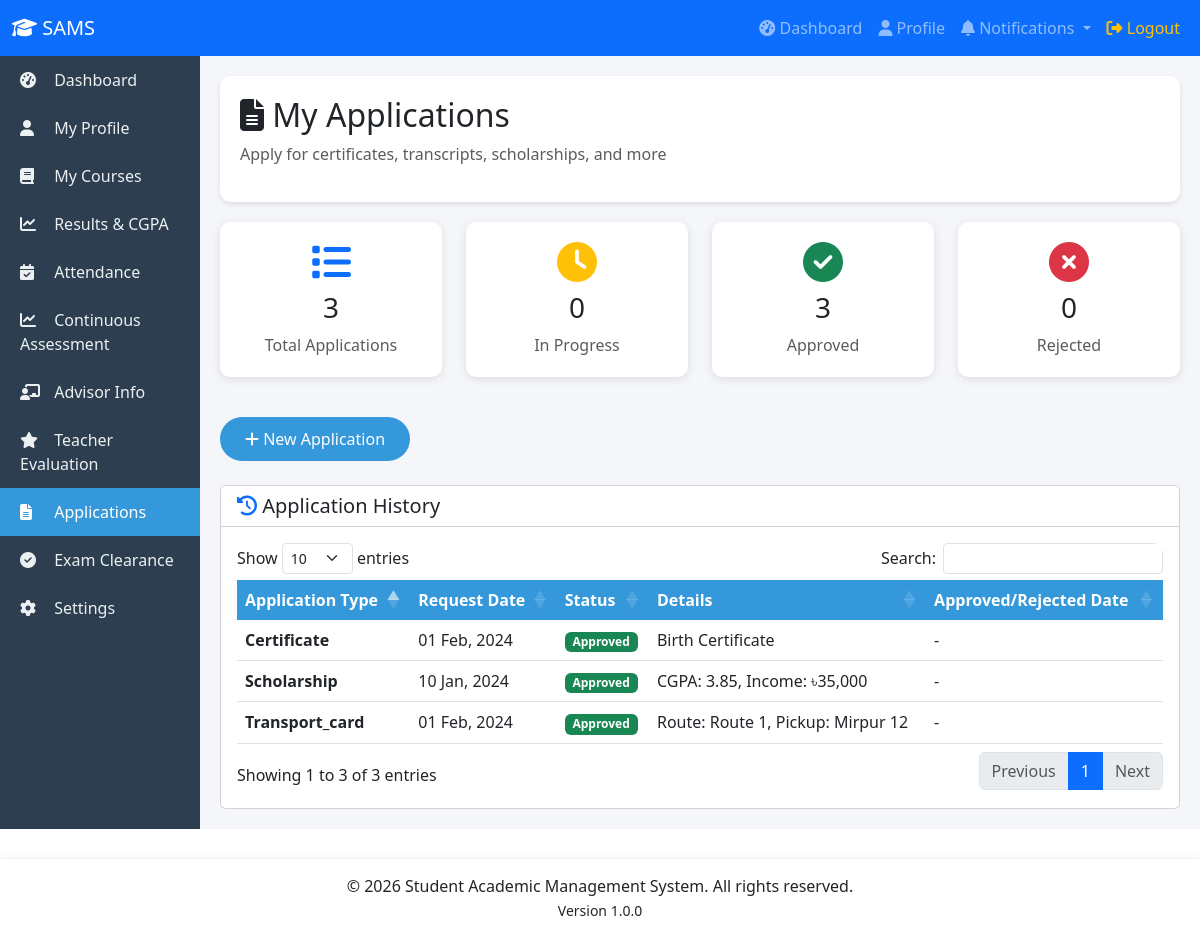
Screenshot of /student/applications.php (signed in) with the database file from the repository.
### tables this page shows
CREATE TABLE application (
    application_id INT AUTO_INCREMENT PRIMARY KEY,
    student_id INT NOT NULL,
    application_type VARCHAR(30) NOT NULL,
    request_date DATE DEFAULT CURRENT_DATE,
    status ENUM('pending', 'approved', 'rejected', 'processing') DEFAULT 'pending',
    approved_date DATE,
    rejection_reason TEXT,
    
     
    certificate_type VARCHAR(50),
    
     
    copies INT DEFAULT 1,
    
     
    cgpa DECIMAL(3,2),
    family_income DECIMAL(10,2),
    
     
    route VARCHAR(50),
    pickup_point VARCHAR(50),
    
     
    graduation_year YEAR,
    
     
    laptop_application_date DATE,
    
     
    extra_notes TEXT,
    
    created_at TIMESTAMP DEFAULT CURRENT_TIMESTAMP,
    updated_at TIMESTAMP DEFAULT CURRENT_TIMESTAMP ON UPDATE CURRENT_TIMESTAMP,
    
    CONSTRAINT chk_application_type CHECK (application_type IN (
        'certificate', 'transcript', 'scholarship', 'laptop', 'transport_card', 'convocation'
    )),
    
    FOREIGN KEY (student_id) REFERENCES student(student_id) ON DELETE CASCADE ON UPDATE CASCADE,
    
    INDEX idx_application_student (student_id),
    INDEX idx_application_type (application_type),
    INDEX idx_application_status (status),
    INDEX idx_application_cgpa (cgpa)
);

### config/database.php (called while the page is built, shortened)
<?php
class Database {
    private static $instance = null;
    private $pdo;
    private function __construct() {
        try {
            $this->pdo = new PDO(
                "mysql:host=" . DB_HOST . ";dbname=" . DB_NAME . ";charset=utf8mb4",
                DB_USER,
                DB_PASS,
                [
                    PDO::ATTR_ERRMODE => PDO::ERRMODE_EXCEPTION,
                    PDO::ATTR_DEFAULT_FETCH_MODE => PDO::FETCH_ASSOC,
                    PDO::ATTR_EMULATE_PREPARES => false
                ]
            );
        } catch(PDOException $e) {
            die("Database Connection Failed: " . $e->getMessage());
        }
    }
    public static function getInstance() {
        if (self::$instance === null) {
            self::$instance = new Database();
        }
        return self::$instance;
    }
    public function getConnection() {
        return $this->pdo;
    }
}
function dbQuery($sql, $params = []) {
    $db = Database::getInstance()->getConnection();
    $stmt = $db->prepare($sql);
    $stmt->execute($params);
    return $stmt;
}
function dbGetAll($sql, $params = []) {
    $stmt = dbQuery($sql, $params);
    return $stmt->fetchAll();
}
?>

### student/applications.php (the view, shortened to what this page needs)
<?php
$student_id = $_SESSION['user_id'];
$applications = dbGetAll("
    SELECT * FROM application
    WHERE student_id = ?
    ORDER BY created_at DESC
", [$student_id]);
$stats = [
    'total' => count($applications),
    'pending' => 0,
    'approved' => 0,
    'rejected' => 0,
    'processing' => 0
];
foreach ($applications as $app) {
    switch ($app['status']) {
        case 'approved': $stats['approved']++; break;
    }
}
?>
<?php include '../includes/header.php'; ?>
<div class="page-header">
    <h2><i class="fas fa-file-alt"></i> My Applications</h2>
    <p class="text-muted">Apply for certificates, transcripts, scholarships, and more</p>
</div>
<div class="row mb-4">
    <div class="col-md-3 mb-3">
        <div class="stat-card text-center">
            <i class="fas fa-list fa-2x text-primary"></i>
            <h3 class="mt-2"><?php echo $stats['total']; ?></h3>
            <p class="text-muted mb-0">Total Applications</p>
        </div>
    </div>
    <div class="col-md-3 mb-3">
        <div class="stat-card text-center">
            <i class="fas fa-clock fa-2x text-warning"></i>
            <h3 class="mt-2"><?php echo $stats['pending'] + $stats['processing']; ?></h3>
            <p class="text-muted mb-0">In Progress</p>
        </div>
    </div>
    <div class="col-md-3 mb-3">
        <div class="stat-card text-center">
            <i class="fas fa-check-circle fa-2x text-success"></i>
            <h3 class="mt-2"><?php echo $stats['approved']; ?></h3>
            <p class="text-muted mb-0">Approved</p>
        </div>
    </div>
    <div class="col-md-3 mb-3">
        <div class="stat-card text-center">
            <i class="fas fa-times-circle fa-2x text-danger"></i>
            <h3 class="mt-2"><?php echo $stats['rejected']; ?></h3>
            <p class="text-muted mb-0">Rejected</p>
        </div>
    </div>
</div>
<div class="mb-4">
    <button type="button" class="btn btn-primary" data-bs-toggle="modal" data-bs-target="#newApplicationModal">
        <i class="fas fa-plus"></i> New Application
    </button>
</div>
<div class="card">
    <div class="card-header bg-white">
        <h5 class="mb-0"><i class="fas fa-history text-primary"></i> Application History</h5>
    </div>
    <div class="card-body">
        <?php if (empty($applications)): ?>
            <div class="alert alert-info text-center">
                <i class="fas fa-info-circle fa-2x mb-2 d-block"></i>
                <p class="mb-0">You haven't submitted any applications yet.</p>
            </div>
        <?php else: ?>
            <div class="table-responsive">
                <table class="table table-hover datatable">
                    <thead>
                        <tr>
                            <th>Application Type</th>
                            <th>Request Date</th>
                            <th>Status</th>
                            <th>Details</th>
                            <th>Approved/Rejected Date</th>
                        </tr>
                    </thead>
                    <tbody>
                        <?php foreach ($applications as $app): ?>
                        <tr>
                            <td><strong><?php echo ucfirst($app['application_type']); ?></strong></td>
                            <td><?php echo formatDate($app['request_date']); ?></td>
                            <td><?php echo getStatusBadge($app['status']); ?></td>
                            <td>
                                <?php if ($app['application_type'] == 'certificate' && $app['certificate_type']): ?>
                                    <?php echo $app['certificate_type']; ?>
                                <?php elseif ($app['application_type'] == 'transcript' && $app['copies']): ?>
                                    Copies: <?php echo $app['copies']; ?>
                                <?php elseif ($app['application_type'] == 'scholarship'): ?>
                                    CGPA: <?php echo $app['cgpa']; ?>, Income: ৳<?php echo number_format($app['family_income']); ?>
                                <?php elseif ($app['application_type'] == 'transport_card'): ?>
                                    Route: <?php echo $app['route']; ?>, Pickup: <?php echo $app['pickup_point']; ?>
                                <?php elseif ($app['application_type'] == 'convocation' && $app['graduation_year']): ?>
                                    Year: <?php echo $app['graduation_year']; ?>
                                <?php else: ?>
                                    -
                                <?php endif; ?>
                            </td>
                            <td>
                                <?php if ($app['approved_date']): ?>
                                    <?php echo formatDate($app['approved_date']); ?>
                                <?php elseif ($app['rejection_reason']): ?>
                                    <span class="text-danger">Rejected</span>
                                <?php else: ?>
                                    -
                                <?php endif; ?>
                            </td>
                        </tr>
                        <?php endforeach; ?>
                    </tbody>
                </table>
            </div>
        <?php endif; ?>
    </div>
</div>
<?php include '../includes/footer.php'; ?>

### includes/functions.php (shortened to what this page needs)
<?php
function getStatusBadge($status) {
    $badges = [
        'pending' => 'warning', 'processing' => 'info', 'approved' => 'success',
        'rejected' => 'danger', 'confirmed' => 'success', 'issued' => 'success',
        'active' => 'success', 'graduated' => 'primary', 'suspended' => 'danger',
        'withdrawn' => 'secondary'
    ];
    $c = $badges[$status] ?? 'secondary';
    return "<span class='badge bg-$c'>" . ucfirst($status) . "</span>";
}
function formatDate($date, $format = DATE_FORMAT) {
    return ($date && $date != '0000-00-00') ? date($format, strtotime($date)) : 'N/A';
}
?>

### assets/style.css (style rules this page uses)
.table-responsive { border-radius: 10px; overflow: hidden; }
.table thead th { background: #3498db; color: white; border: none; }
.btn-primary { background: #3498db; border: none; padding: 10px 25px; border-radius: 25px; transition: all 0.3s; }

### includes/header.php (style rules this page uses)
.stat-card { background: white; border-radius: 10px; padding: 20px; box-shadow: 0 2px 10px rgba(0,0,0,0.1); transition: transform 0.3s; }
.stat-card i { font-size: 40px; color: #3498db; }
.page-header { background: white; padding: 20px; border-radius: 10px; margin-bottom: 20px; box-shadow: 0 2px 5px rgba(0,0,0,0.1); }

### rows the page displays
application: application_type "Certificate", request_date "01 Feb, 2024", status "Approved", certificate_type "Birth Certificate"
application: application_type "Scholarship", request_date "10 Jan, 2024", status "Approved", cgpa "3.85", family_income "35,000"
application: application_type "Transport_card", request_date "01 Feb, 2024", status "Approved", route "Route 1", pickup_point "Mirpur 12"

### other values shown
APP_SHORT_NAME "SAMS"
$stats['total'] "3"
$stats['pending'] + $stats['processing'] "0"
$stats['approved'] "3"
$stats['rejected'] "0"
APP_YEAR "2026"
APP_NAME "Student Academic Management System"
APP_VERSION "1.0.0"
